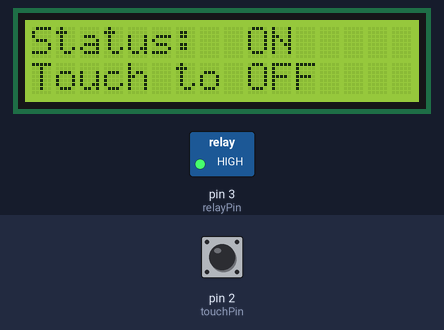
A sketch run on a simulated Arduino Uno, built with avr-gcc and run on an emulated ATmega328P. Shown: 16×2 character LCD, switched loads named in the sketch (green lamp = pin HIGH). The test bench sets the inputs (shaded band); at power-on: pin 2 (touchPin) LOW. What the sketch prints to the serial monitor is not drawn.

Above: at 1.2 s.
1.3 s: pin 2 (touchPin) pulled HIGH for 0.15 s
At 2.5 s:
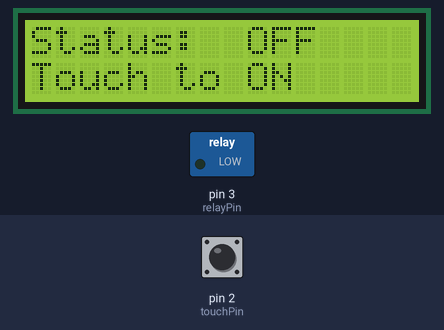
2.9 s: pin 2 (touchPin) pulled HIGH for 1 s
At 4.1 s:
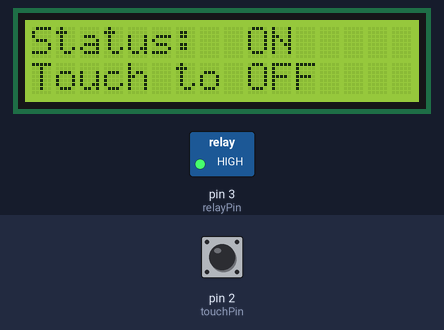
5.4 s: pin 2 (touchPin) pulled HIGH for 3.2 s
At 7.0 s:
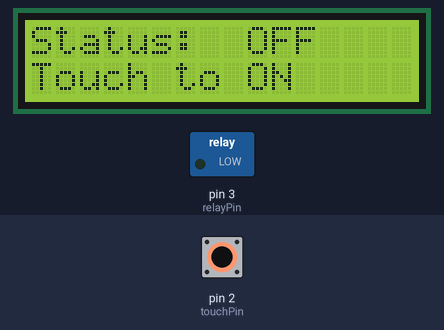
10.1 s: pin 2 (touchPin) pulsed HIGH 2 times (0.12 s each, 0.3 s apart)
At 10.43 s:
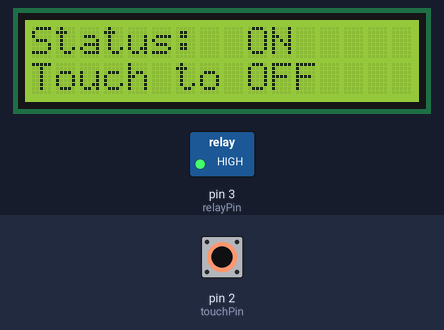
Timing chart, 0 to 13.1 s (numbered marks = the images above; inputs shaded):
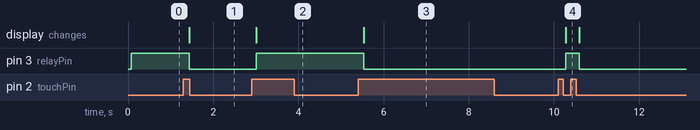

Measured:
- after the input at 1.3 s, pin 3 (relayPin): HIGH → LOW after 0.14 s; the display: changes after 0.14 s (image 1)
- after the input at 2.9 s, pin 3 (relayPin): LOW → HIGH after 0.11 s; the display: changes after 0.11 s (image 2)
- after the input at 5.4 s, pin 3 (relayPin): HIGH → LOW after 0.14 s; the display: changes after 0.14 s (image 3)
- after the input at 10.1 s, pin 3 (relayPin): LOW → HIGH after 0.18 s, → LOW 0.31 s later; the display: changes after 0.18 s (image 4)

The sketch:

Code.ino
```cpp
//Prateek
//www.justdoelectronics.com

#include <LiquidCrystal.h>
LiquidCrystal lcd(12, 11, 10, 9, 8, 7);

int touchPin = 2;
int relayPin = 3;

int val = 0;
int lightON = 0;
int touched = 0;

void setup() {
  lcd.begin(16, 2);
  lcd.print(" Touch Based");
  lcd.setCursor(0, 1);
  lcd.print("Door Lock System");
  Serial.begin(9600);
  pinMode(touchPin, INPUT);
  pinMode(relayPin, OUTPUT);
}

void loop() {

  val = digitalRead(touchPin);

  if (val == HIGH && lightON == LOW) {

    touched = 1 - touched;
    delay(100);
  }

  lightON = val;

  if (touched == HIGH) {
    Serial.println("Light ON");
    lcd.clear();
    lcd.print("Status:  OFF");
    lcd.setCursor(0, 1);
    lcd.print("Touch to ON");
    digitalWrite(relayPin, LOW);

  } else {
    Serial.println("Light OFF");
    lcd.clear();
    lcd.print("Status:  ON");
    lcd.setCursor(0, 1);
    lcd.print("Touch to OFF");
    digitalWrite(relayPin, HIGH);
  }

  delay(100);
}
```
